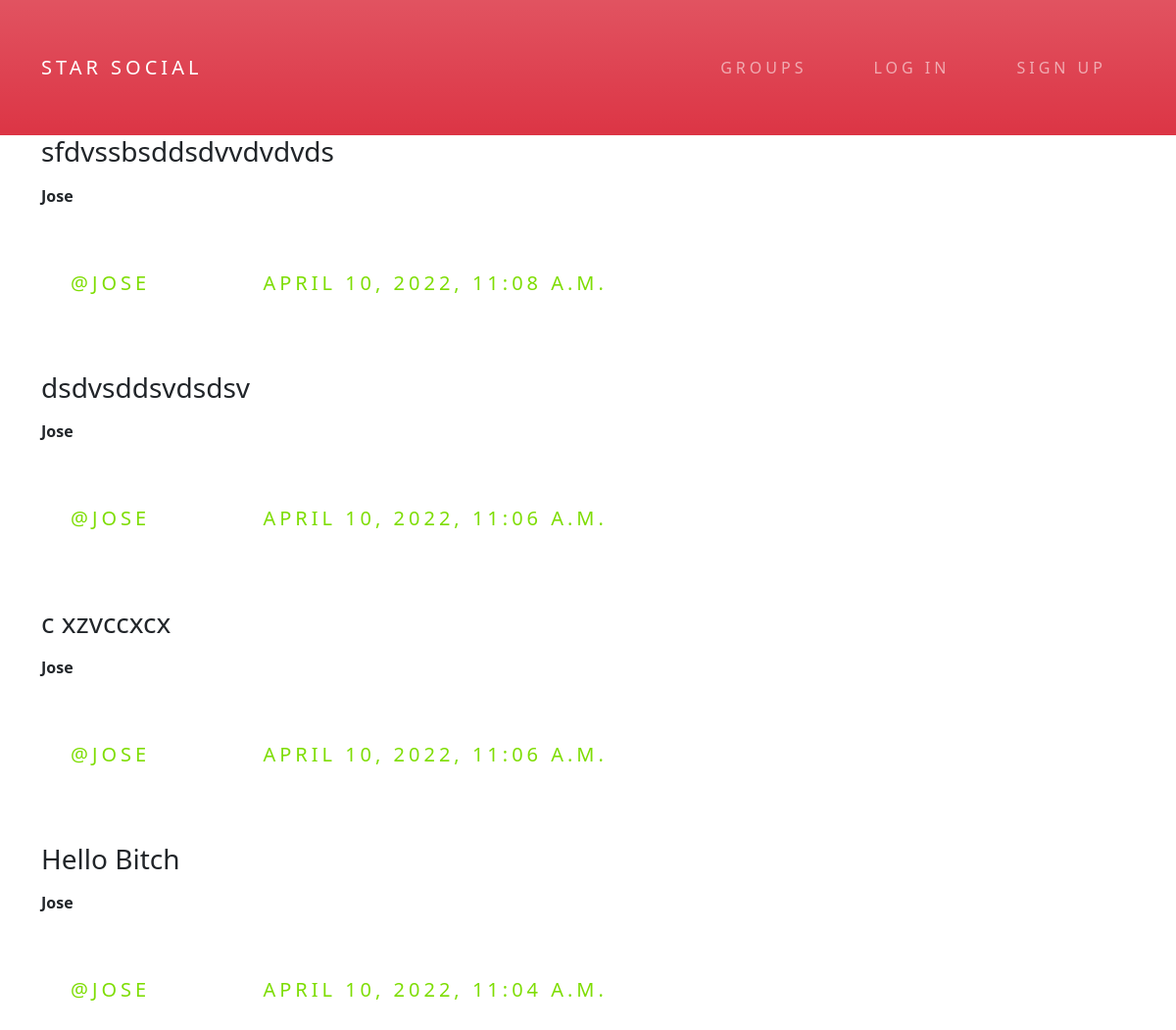
/posts/, run on the app's committed database.
### posts/models.py (models this page shows, shortened)
class Post(models.Model):
	user = models.ForeignKey(User, related_name='posts', on_delete = models.DO_NOTHING)
	created_at = models.DateTimeField(auto_now=True)
	message = models.TextField()
	message_html = models.TextField(editable=False)
	group = models.ForeignKey(Group, related_name='posts',null=True,blank=True, on_delete = models.DO_NOTHING)
	class Meta:
		ordering = ['-created_at']
		unique_together = ['user','message']

### posts/views.py (the view)
# urls.py: path('', views.PostList.as_view(),name='all'),
class PostList(SelectRelatedMixin,generic.ListView):
	model = models.Post
	select_related =('user','group')

### posts/templates/posts/post_list.html (shortened to what this page needs)
{% extends "posts/post_base.html" %}
{% block post_content %}
	<div class="col-md-8">
		{% for post in post_list %}
			{% include "posts/_post.html" %}
		{% endfor %}
	</div>
{% endblock post_content %}

### posts/templates/posts/_post.html (shortened to what this page needs)
<div class="post media">
	<h3>{{post.message_html|safe}}</h3>
	<div class="media-body">
		<strong>{{post.user.username}}</strong>
		<h5 class="media-heading">
		<span class="username">
			<a href="{% url 'posts:for_user' username=post.user.username %}">@{{post.user.username}}</a>
		</span>
		<time class="time">
			<a href="{% url 'posts:single' username=post.user.username pk=post.pk %}">{{post.created_at}}</a>
		</time>
		</h5>
	</div>
</div>

### static/simplesocial/css/master.css (style rules this page uses)
a { position: relative; display: inline-block; padding: 25px 30px; margin: 40px 0; color: #03e9f4; text-decoration: none; text-transform: uppercase; transition: 0.5s; letter-spacing: 4px; overflow: hidden; margin-right: 50px; }
a:nth-child(1) { filter: hue-rotate(270deg); }

### data on the page
Post: message_html "sfdvssbsddsdvvdvdvds", user.username "Jose", user.username "JOSE", created_at "APRIL 10, 2022, 11:08 A.M."
Post: message_html "dsdvsddsvdsdsv", user.username "Jose", user.username "JOSE", created_at "APRIL 10, 2022, 11:06 A.M."
Post: message_html "c xzvccxcx", user.username "Jose", user.username "JOSE", created_at "APRIL 10, 2022, 11:06 A.M."
Post: message_html "Hello Bitch", user.username "Jose", user.username "JOSE", created_at "APRIL 10, 2022, 11:04 A.M."
